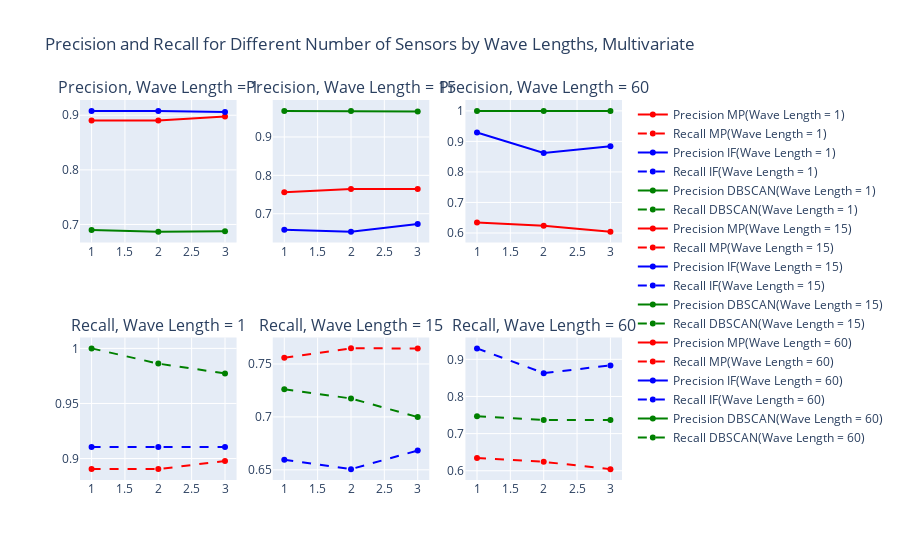

The cell this chart's notebook holds for it:
### Code cell
from plotly.subplots import make_subplots
import plotly.graph_objects as go

fig = make_subplots(rows=2, cols=3, subplot_titles=("Precision, Wave Length = 1", "Precision, Wave Length = 15", "Precision, Wave Length = 60", "Recall, Wave Length = 1", "Recall, Wave Length = 15", "Recall, Wave Length = 60",))

wave_len_values = [1, 15, 60]

for i, wave_len in enumerate(wave_len_values, 1):

    filtered_mp_df = mp_multi_df[mp_multi_df['wave len'] == wave_len]
    mp_mean_df = filtered_mp_df.groupby('nsensors').mean().reset_index()

    filtered_isf_df = isf_multi_df[isf_multi_df['wave len'] == wave_len]
    isf_mean_df = filtered_isf_df.groupby('nsensors').mean().reset_index()

    filtered_dbscan_df = dbscan_multi_df[dbscan_multi_df['wave len'] == wave_len]
    dbscan_mean_df = filtered_dbscan_df.groupby('nsensors').mean().reset_index()
    

    fig.add_trace(go.Scatter(x=mp_mean_df['nsensors'], y=mp_mean_df['precision'],
                              mode='lines+markers', name=f'Precision MP(Wave Length = {wave_len})',
                              line=dict(color='red')),
                  row=1, col=i)


    fig.add_trace(go.Scatter(x=mp_mean_df['nsensors'], y=mp_mean_df['recall'],
                              mode='lines+markers', name=f'Recall MP(Wave Length = {wave_len})',
                              line=dict(color='red', dash='dash')),
                  row=2, col=i)
    

    fig.add_trace(go.Scatter(x=isf_mean_df['nsensors'], y=isf_mean_df['precision'],
                              mode='lines+markers', name=f'Precision IF(Wave Length = {wave_len})',
                              line=dict(color='blue')),
                  row=1, col=i)


    fig.add_trace(go.Scatter(x=isf_mean_df['nsensors'], y=isf_mean_df['recall'],
                              mode='lines+markers', name=f'Recall IF(Wave Length = {wave_len})',
                              line=dict(color='blue', dash='dash')),
                  row=2, col=i)

    fig.add_trace(go.Scatter(x=dbscan_mean_df['nsensors'], y=dbscan_mean_df['precision'],
                              mode='lines+markers', name=f'Precision DBSCAN(Wave Length = {wave_len})',
                              line=dict(color='green')),
                  row=1, col=i)


    fig.add_trace(go.Scatter(x=dbscan_mean_df['nsensors'], y=dbscan_mean_df['recall'],
                              mode='lines+markers', name=f'Recall DBSCAN(Wave Length = {wave_len})',
                              line=dict(color='green', dash='dash')),
                  row=2, col=i)

# Update layout
fig.update_layout(title_text="Precision and Recall for Different Number of Sensors by Wave Lengths, Multivariate")

fig.show()

### Figure 1 — Plotly figure (JSON) as saved in the notebook; plotly's stock layout.template omitted (floating-point values rounded to 4 significant figures)
{"data": [{"line": {"color": "red"}, "mode": "lines+markers", "name": "Precision MP(Wave Length = 1)", "type": "scatter", "x": [1, 2, 3], "xaxis": "x", "y": [0.8904, 0.8904, 0.8978], "yaxis": "y"}, {"line": {"color": "red", "dash": "dash"}, "mode": "lines+markers", "name": "Recall MP(Wave Length = 1)", "type": "scatter", "x": [1, 2, 3], "xaxis": "x4", "y": [0.8904, 0.8904, 0.8978], "yaxis": "y4"}, {"line": {"color": "blue"}, "mode": "lines+markers", "name": "Precision IF(Wave Length = 1)", "type": "scatter", "x": [1, 2, 3], "xaxis": "x", "y": [0.908, 0.908, 0.9062], "yaxis": "y"}, {"line": {"color": "blue", "dash": "dash"}, "mode": "lines+markers", "name": "Recall IF(Wave Length = 1)", "type": "scatter", "x": [1, 2, 3], "xaxis": "x4", "y": [0.9104, 0.9104, 0.9104], "yaxis": "y4"}, {"line": {"color": "green"}, "mode": "lines+markers", "name": "Precision DBSCAN(Wave Length = 1)", "type": "scatter", "x": [1, 2, 3], "xaxis": "x", "y": [0.6897, 0.6869, 0.6876], "yaxis": "y"}, {"line": {"color": "green", "dash": "dash"}, "mode": "lines+markers", "name": "Recall DBSCAN(Wave Length = 1)", "type": "scatter", "x": [1, 2, 3], "xaxis": "x4", "y": [1, 0.9862, 0.9773], "yaxis": "y4"}, {"line": {"color": "red"}, "mode": "lines+markers", "name": "Precision MP(Wave Length = 15)", "type": "scatter", "x": [1, 2, 3], "xaxis": "x2", "y": [0.7559, 0.7647, 0.7647], "yaxis": "y2"}, {"line": {"color": "red", "dash": "dash"}, "mode": "lines+markers", "name": "Recall MP(Wave Length = 15)", "type": "scatter", "x": [1, 2, 3], "xaxis": "x5", "y": [0.7559, 0.7647, 0.7647], "yaxis": "y5"}, {"line": {"color": "blue"}, "mode": "lines+markers", "name": "Precision IF(Wave Length = 15)", "type": "scatter", "x": [1, 2, 3], "xaxis": "x2", "y": [0.658, 0.6534, 0.6731], "yaxis": "y2"}, {"line": {"color": "blue", "dash": "dash"}, "mode": "lines+markers", "name": "Recall IF(Wave Length = 15)", "type": "scatter", "x": [1, 2, 3], "xaxis": "x5", "y": [0.6594, 0.6506, 0.6682], "yaxis": "y5"}, {"line": {"color": "green"}, "mode": "lines+markers", "name": "Precision DBSCAN(Wave Length = 15)", "type": "scatter", "x": [1, 2, 3], "xaxis": "x2", "y": [0.9679, 0.9679, 0.9664], "yaxis": "y2"}, {"line": {"color": "green", "dash": "dash"}, "mode": "lines+markers", "name": "Recall DBSCAN(Wave Length = 15)", "type": "scatter", "x": [1, 2, 3], "xaxis": "x5", "y": [0.7262, 0.7174, 0.6998], "yaxis": "y5"}, {"line": {"color": "red"}, "mode": "lines+markers", "name": "Precision MP(Wave Length = 60)", "type": "scatter", "x": [1, 2, 3], "xaxis": "x3", "y": [0.6344, 0.624, 0.6044], "yaxis": "y3"}, {"line": {"color": "red", "dash": "dash"}, "mode": "lines+markers", "name": "Recall MP(Wave Length = 60)", "type": "scatter", "x": [1, 2, 3], "xaxis": "x6", "y": [0.6344, 0.624, 0.6044], "yaxis": "y6"}, {"line": {"color": "blue"}, "mode": "lines+markers", "name": "Precision IF(Wave Length = 60)", "type": "scatter", "x": [1, 2, 3], "xaxis": "x3", "y": [0.9293, 0.8623, 0.8838], "yaxis": "y3"}, {"line": {"color": "blue", "dash": "dash"}, "mode": "lines+markers", "name": "Recall IF(Wave Length = 60)", "type": "scatter", "x": [1, 2, 3], "xaxis": "x6", "y": [0.9295, 0.8629, 0.8837], "yaxis": "y6"}, {"line": {"color": "green"}, "mode": "lines+markers", "name": "Precision DBSCAN(Wave Length = 60)", "type": "scatter", "x": [1, 2, 3], "xaxis": "x3", "y": [1, 1, 1], "yaxis": "y3"}, {"line": {"color": "green", "dash": "dash"}, "mode": "lines+markers", "name": "Recall DBSCAN(Wave Length = 60)", "type": "scatter", "x": [1, 2, 3], "xaxis": "x6", "y": [0.7469, 0.7365, 0.7365], "yaxis": "y6"}], "layout": {"annotations": [{"font": {"size": 16}, "showarrow": false, "text": "Precision, Wave Length = 1", "x": 0.1444, "xanchor": "center", "xref": "paper", "y": 1, "yanchor": "bottom", "yref": "paper"}, {"font": {"size": 16}, "showarrow": false, "text": "Precision, Wave Length = 15", "x": 0.5, "xanchor": "center", "xref": "paper", "y": 1, "yanchor": "bottom", "yref": "paper"}, {"font": {"size": 16}, "showarrow": false, "text": "Precision, Wave Length = 60", "x": 0.8556, "xanchor": "center", "xref": "paper", "y": 1, "yanchor": "bottom", "yref": "paper"}, {"font": {"size": 16}, "showarrow": false, "text": "Recall, Wave Length = 1", "x": 0.1444, "xanchor": "center", "xref": "paper", "y": 0.375, "yanchor": "bottom", "yref": "paper"}, {"font": {"size": 16}, "showarrow": false, "text": "Recall, Wave Length = 15", "x": 0.5, "xanchor": "center", "xref": "paper", "y": 0.375, "yanchor": "bottom", "yref": "paper"}, {"font": {"size": 16}, "showarrow": false, "text": "Recall, Wave Length = 60", "x": 0.8556, "xanchor": "center", "xref": "paper", "y": 0.375, "yanchor": "bottom", "yref": "paper"}], "autosize": true, "title": {"text": "Precision and Recall for Different Number of Sensors by Wave Lengths, Multivariate"}, "xaxis": {"anchor": "y", "autorange": true, "domain": [0, 0.2889], "range": [0.8595, 3.141], "type": "linear"}, "xaxis2": {"anchor": "y2", "autorange": true, "domain": [0.3556, 0.6444], "range": [0.8595, 3.141], "type": "linear"}, "xaxis3": {"anchor": "y3", "autorange": true, "domain": [0.7111, 1], "range": [0.8595, 3.141], "type": "linear"}, "xaxis4": {"anchor": "y4", "autorange": true, "domain": [0, 0.2889], "range": [0.8595, 3.141], "type": "linear"}, "xaxis5": {"anchor": "y5", "autorange": true, "domain": [0.3556, 0.6444], "range": [0.8595, 3.141], "type": "linear"}, "xaxis6": {"anchor": "y6", "autorange": true, "domain": [0.7111, 1], "range": [0.8595, 3.141], "type": "linear"}, "yaxis": {"anchor": "x", "autorange": true, "domain": [0.625, 1], "range": [0.6573, 0.9376], "type": "linear"}, "yaxis2": {"anchor": "x2", "autorange": true, "domain": [0.625, 1], "range": [0.6113, 1.01], "type": "linear"}, "yaxis3": {"anchor": "x3", "autorange": true, "domain": [0.625, 1], "range": [0.5515, 1.053], "type": "linear"}, "yaxis4": {"anchor": "x4", "autorange": true, "domain": [0, 0.375], "range": [0.8757, 1.015], "type": "linear"}, "yaxis5": {"anchor": "x5", "autorange": true, "domain": [0, 0.375], "range": [0.6354, 0.78], "type": "linear"}, "yaxis6": {"anchor": "x6", "autorange": true, "domain": [0, 0.375], "range": [0.5609, 0.973], "type": "linear"}}}
